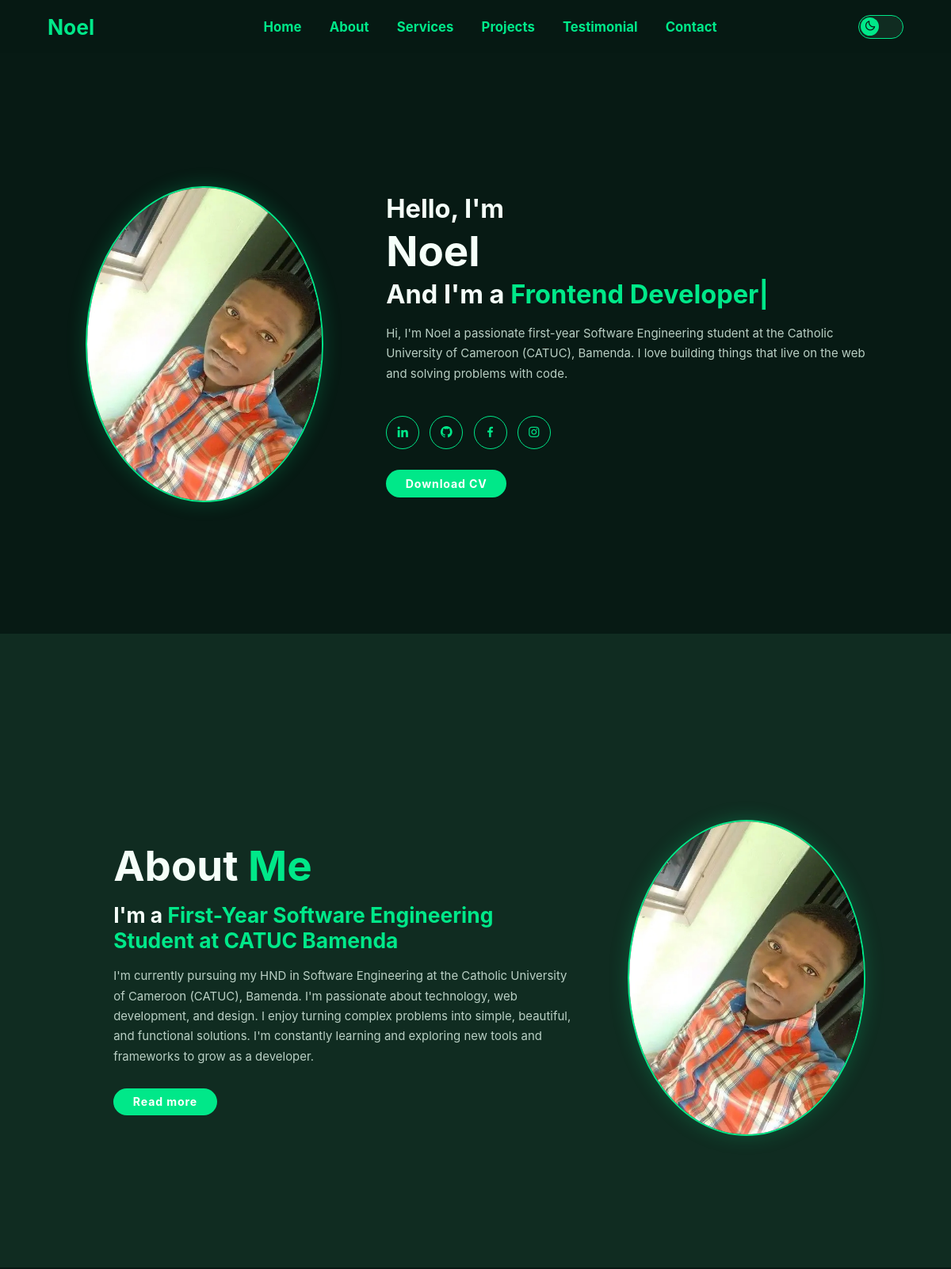
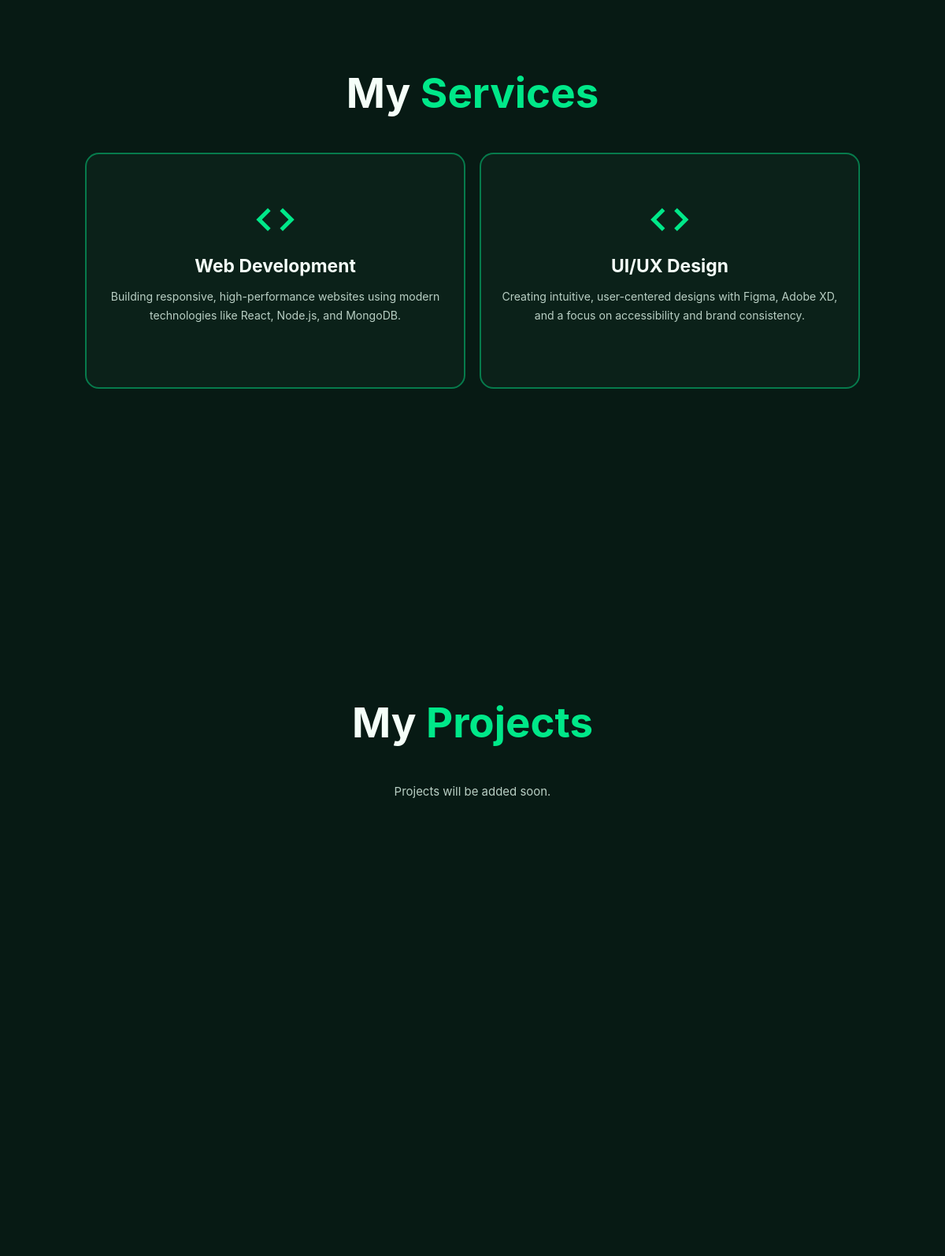
The page / (upper part) on the database its author committed (2 pictures, top to bottom).
### tables this page shows
CREATE TABLE `portfolio_settings` (
  `SettingID` int(11) NOT NULL,
  `SettingName` varchar(100) NOT NULL,
  `SettingValue` text DEFAULT NULL
);

CREATE TABLE `portfolio_services` (
  `ServiceID` int(11) NOT NULL,
  `Title` varchar(150) NOT NULL,
  `Description` text NOT NULL,
  `Icon` varchar(100) DEFAULT NULL,
  `Status` enum('Visible','Hidden') DEFAULT 'Visible',
  `CreatedAt` timestamp NOT NULL DEFAULT current_timestamp()
);

### index.php (the view, shortened to what this page needs)
<?php
require_once "db.php";
function get_site_setting(mysqli $conn, string $key, string $default = ''): string
{
    try {
        $stmt = $conn->prepare('SELECT SettingValue FROM portfolio_settings WHERE SettingName = ?');
        $stmt->bind_param('s', $key);
        $stmt->execute();
        $result = $stmt->get_result();
        $value = $default;
        if ($row = $result->fetch_assoc()) {
            $value = $row['SettingValue'];
        }
        return $value;
    } catch (\mysqli_sql_exception $e) {
        return $default;
    }
}
$siteName = get_site_setting($conn, 'SiteName', 'Noel');
$homeIntro = get_site_setting($conn, 'HomeIntro', 'Software Engineering student at CATUC Bamenda with a passion for Web Development, Artificial Intelligence, Mobile App Development, and Cybersecurity.');
$typedRoles = get_site_setting($conn, 'TypedRoles', 'Frontend Developer,Backend Developer,Blockchain Developer,Web Designer,Youtuber');
$aboutHeading = get_site_setting($conn, 'AboutHeading', 'Software Engineering Student');
$aboutText = get_site_setting($conn, 'AboutText', 'at the Catholic University of Cameroon (CATUC), Bamenda.');
$profileImage = get_site_setting($conn, 'ProfileImage', 'NOEL.jpg');
$aboutImage = get_site_setting($conn, 'AboutImage', 'images/about.jpeg');
$cvLink = get_site_setting($conn, 'CVLink', '#');
$socialLinkedIn = get_site_setting($conn, 'SocialLinkedIn', '#');
$socialGithub = get_site_setting($conn, 'SocialGithub', '#');
$socialFacebook = get_site_setting($conn, 'SocialFacebook', '#');
$socialInstagram = get_site_setting($conn, 'SocialInstagram', '#');
?>
<!DOCTYPE html>
<html lang="en">
<head>
    <link href="css/boxicons.min.css" rel="stylesheet" />
    <link href="css/style.css" rel="stylesheet" />
</head>
<body>
    <header class="header">
        <a class="logo" href="#home"><?php echo htmlspecialchars($siteName); ?></a>
        <nav class="navbar">
            <a href="#home">Home</a>
            <a href="#about">About</a>
            <a href="#services">Services</a>
            <a href="#projects">Projects</a>
            <a href="#testimonials">Testimonial</a>
            <a href="#contact">Contact</a>
        </nav>
        <div class="header-controls">
            <button class="theme-toggle" id="theme-toggle" aria-label="Toggle theme">
                <i class="bx bx-moon"></i>
            </button>
        </div>
    </header>
    <section class="home" id="home">
        <div class="home-img">
            <img alt="Profile Image" src="<?php echo htmlspecialchars($profileImage); ?>" />
        </div>
        <div class="home-content">
            <h3>Hello, I'm</h3>
            <h1><?php echo htmlspecialchars($siteName); ?></h1>
            <h3>And I'm a <span class="multiple-text" data-roles="<?php echo htmlspecialchars($typedRoles); ?>"></span></h3>
            <p><?php echo htmlspecialchars($homeIntro); ?></p>
            <div class="social-media">
                <a href="<?php echo htmlspecialchars($socialLinkedIn); ?>"><i class="bx bxl-linkedin"></i></a>
                <a href="<?php echo htmlspecialchars($socialGithub); ?>"><i class="bx bxl-github"></i></a>
                <a href="<?php echo htmlspecialchars($socialFacebook); ?>"><i class="bx bxl-facebook"></i></a>
                <a href="<?php echo htmlspecialchars($socialInstagram); ?>"><i class="bx bxl-instagram"></i></a>
            </div>
            <a class="btn" href="<?php echo htmlspecialchars($cvLink); ?>">Download CV</a>
        </div>
    </section>
    <section class="about" id="about">
        <div class="about-content">
            <h2 class="heading">About <span>Me</span> </h2>
            <h3>I'm a <span><?php echo htmlspecialchars($aboutHeading); ?></span></h3>
            <p><?php echo htmlspecialchars($aboutText); ?></p>
            <a class="btn" href="readme.php">Read more</a>
        </div>
        <div class="about-img">
            <img alt="" src="<?php echo htmlspecialchars($aboutImage); ?>" />
        </div>
    </section>
    <section class="services" id="services">
        <h2 class="heading">My <span>Services</span> </h2>
        <div class="services-container">
            <?php
            $services = [];
            try {
                $result = $conn->query("SELECT * FROM portfolio_services WHERE Status='Visible' ORDER BY ServiceID ASC");
                if ($result) {
                    $services = $result->fetch_all(MYSQLI_ASSOC);
                }
            } catch (\mysqli_sql_exception $e) {
                $services = [];
            }
            ?>
            <?php if (!empty($services)): ?>
                <?php foreach ($services as $svc): ?>
                    <div class="services-box">
                        <i class="<?php echo htmlspecialchars($svc['Icon']); ?>"></i>
                        <h3><?php echo htmlspecialchars($svc['Title']); ?></h3>
                        <p><?php echo nl2br(htmlspecialchars($svc['Description'])); ?></p>
                    </div>
                <?php endforeach; ?>
            <?php endif; ?>
        </div>
    </section>
    <section class="projects" id="projects">
        <h2 class="heading">My <span>Projects</span> </h2>
        <div class="projects-container">
            <?php
            $projects = [];
            try {
                $result = $conn->query("SELECT * FROM portfolio_projects WHERE Status='Visible' ORDER BY ProjectID ASC");
                if ($result) {
                    $projects = $result->fetch_all(MYSQLI_ASSOC);
                }
            } catch (\mysqli_sql_exception $e) {
                $projects = [];
            }
            ?>
            <?php if (!empty($projects)): ?>
                <?php foreach ($projects as $proj): ?>
                    <div class="project-card">
                        <?php if (!empty($proj['Image'])): ?>
                            <img src="<?php echo htmlspecialchars($proj['Image']); ?>" alt="<?php echo htmlspecialchars($proj['Title']); ?>" />
                        <?php endif; ?>
                        <h3><?php echo htmlspecialchars($proj['Title']); ?></h3>
                        <p><?php echo nl2br(htmlspecialchars($proj['Description'])); ?></p>
                        <?php if (!empty($proj['ProjectLink'])): ?>
                            <a class="btn" href="<?php echo htmlspecialchars($proj['ProjectLink']); ?>">View Project</a>
                        <?php endif; ?>
                    </div>
                <?php endforeach; ?>
            <?php else: ?>
                <p class="testimonial-intro">Projects will be added soon.</p>
            <?php endif; ?>
        </div>
    </section>
</body>
</html>

### rows shown on the page
portfolio_settings: SettingValue "Noel"
portfolio_settings: SettingValue (picture)
portfolio_settings: SettingValue "Hi, I'm Noel a passionate first-year Software Engineering student at the Catholic University of Cameroon (CATUC), Bamenda. I love building things that live on the web and solving problems with code."
portfolio_settings: SettingValue "First-Year Software Engineering Student at CATUC Bamenda"
portfolio_settings: SettingValue "I'm currently pursuing my HND in Software Engineering at the Catholic University of Cameroon (CATUC), Bamenda. I'm passionate about technology, web development, and design. I enjoy turning complex problems into simple, beautiful, and functional solutions. I'm constantly learning and exploring new tools and frameworks to grow as a developer."
portfolio_settings: SettingValue (picture)
portfolio_services: Title "Web Development", Description "Building responsive, high-performance websites using modern technologies like React, Node.js, and MongoDB."
portfolio_services: Title "UI/UX Design", Description "Creating intuitive, user-centered designs with Figma, Adobe XD, and a focus on accessibility and brand consistency."
